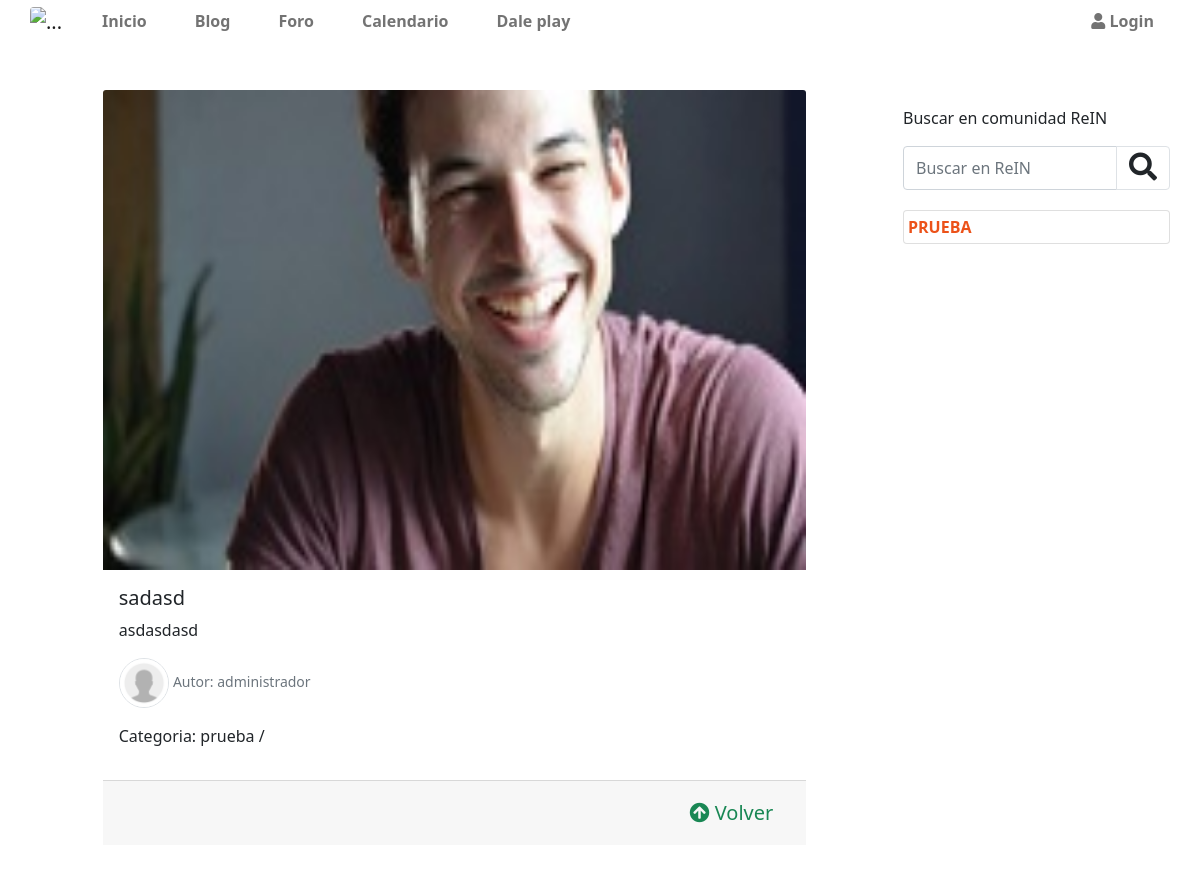
The app's page /appblog/descripcionblog/1 with its own data.
### appblog/models.py (models this page shows, shortened)
class blogm(models.Model):
    tituloblog=models.CharField(max_length=120,verbose_name='Titulo')
    contenidoblog=models.TextField(verbose_name='Descripción del blog')
    autorblog=models.ForeignKey(User,on_delete=models.CASCADE,related_name='blogm',verbose_name='Autor')
    imagenblog=models.ImageField(default='logo.jpg',upload_to='blog',null=True,blank=True,verbose_name='Imagen del blog')
    categoriablog = models.ManyToManyField(categorias,related_name='categoriasblog',verbose_name='Categorias')
    created=models.DateTimeField(auto_now_add=True)
    updated=models.DateTimeField(auto_now_add=True)
    class Meta:
        verbose_name='blogm'
        verbose_name_plural='blogms'
        ordering = ['-created']

### apprein/models.py (models this page shows, shortened)
class perfil(models.Model):
    user = models.OneToOneField(User,on_delete=models.CASCADE)
    biografia = models.CharField(default='Bienvenido a mi perfil',max_length=140)
    imagenperfil = models.ImageField(default='perfil/userdefault.jpg', upload_to='perfil',null=True,blank=True)
    nombreempesauser = models.ForeignKey(empresasm,on_delete=models.CASCADE,related_name='nombreempresauser',null=True,blank=True, verbose_name='Elija la empresa:')
    puesto_cargo = models.CharField(max_length=140)
    class Meta:
        verbose_name='perfil'
        verbose_name_plural='perfils'

### appcategorias/models.py (models this page shows, shortened)
class categorias(models.Model):
    nombre=models.CharField(max_length=50)
    created=models.DateTimeField(auto_now_add=True)
    updated=models.DateTimeField(auto_now_add=True)
    class Meta:
        verbose_name='categoria'
        verbose_name_plural='categorias'
        ordering = ['-created']

### appblog/views.py (the view)
# urls.py: path('descripcionblog/<pk>',views.mostrarblog.as_view(),name='mostrarblog'),
class mostrarblog(DetailView):
    model = blogm
    template_name = 'appblog/articuloblog.html'
    def get_context_data(self, **kwargs):
        context= super().get_context_data(**kwargs)
        context['datosencontrados'] = context['blogm']
        context['comentario'] = comentariosblogm.objects.all()
        return context

### apprein/context_processors.py (called while the page is built)
def data_templates(request):
    cat = categorias.objects.all()
    subcat = subcategorias.objects.all()
    blog = blogm.objects.all()
    notiblog = notificacionesblog.objects.all().count()
    notiforo = notificacionesforo.objects.all().count()
    notieventos = notificacioneseventos.objects.all().count()
    return{
        'categorias':cat,
        'subcat':subcat,
        'notificaciones':(notiblog+notiforo+notieventos)
    }

### appblog/templates/appblog/articuloblog.html (shortened to what this page needs)
{% extends "apprein/plantilla.html" %}
{% load humanize %}
{% load static %}
{% block content %}
<div class="row justify-content-center">
  <div class="col-10">
    <div class="card mb-3 border-0">
      <img src="{{ datosencontrados.imagenblog.url }}" class="card-img-top imagenprincipal" alt="...">
      <div class="card-body">
        <h5 class="card-title">{{ datosencontrados.tituloblog }}</h5>
        <p class="card-text texto-justificado">{{ datosencontrados.contenidoblog }}</p>
        <p class="card-text"><img class="border rounded-circle" src="{{datosencontrados.autorblog.perfil.imagenperfil.url}}"
            alt="" width="50" height="50"> <small class="text-muted">Autor: {{ datosencontrados.autorblog }}</small></p>
        <p style="text-align:justify;">Categoria:
          {% for listadocategorias in datosencontrados.categoriablog.all %}
          <span class="d-inline">{{listadocategorias.nombre}} / </span>
          {% endfor %}
        </p>
      </div>
      <div class="card-footer mb-3">
        {% if user.is_authenticated %}
        <div class="text-end">
          {% if request.user == datosencontrados.autorblog %}
          <a onclick="abrirmodaleditarblog('{% url 'editarblog' datosencontrados.id %}')"
            class="btn btn-md text-warning" role="button"><i class="fa fa-pen"></i> Editar</a>
          <a href="{% url 'eliminarblog' datosencontrados.id %}" class="btn btn-md text-danger"><i
              class="fa fa-trash"></i> Eliminar</a>
          {% endif %}
          <a href="{% url 'blog' %}" class="btn btn-md text-success "><i class="fa fa-arrow-circle-up"></i> Volver</a>
        </div>
        {% else %}
        <div class="text-end">
          <a href="{% url 'blog' %}" class="btn btn-lg text-success "><i class="fa fa-arrow-circle-up"></i> Volver</a>
        </div>
        {% endif %}
      </div>
  </div>
</div>
</div>
{% endblock %}

### apprein/templates/apprein/snipets/apprein/sidebar.html (shortened to what this page needs)
<div class="col-12 col-lg-3">
    <p class="mt-3">Buscar en comunidad ReIN</p>
    <form action="/apprein/buscador/" method="get" class="d-flex">
        <div class="input-group mb-3">
          <input type="text" name="buscar" class="form-control" value="{{valor}}"  placeholder="Buscar en ReIN" aria-label="Recipient's username" aria-describedby="button-addon2">
          <button class="btn btn-outline-light border" type="submit" id="button-addon2"><i class="fas fa-search fs-3 text-dark"></i></button>
        </div>
      </form>
    {% if categorias %}
        {% for cat in categorias  %}
        <ul class="list-group">
            <li class="list-group-item d-flex my-1 justify-content-between p-1 ">
                <div class="d-flex">
                    <a href="{% url 'resultadosporcategoria' cat.id %}" class=" text-uppercase enlace m-auto fw-bold">{{cat.nombre}}</a>
                </div>
            </li>
        </ul>
        {% endfor %}
    {% endif %}
    </div>
  </div>

### apprein/static/apprein/css/reinestilo.css (style rules this page uses)
.enlace { text-decoration: none !important; color:#eb490ef3 !important; }
.texto-justificado { text-align: justify !important; }

### appblog/templates/appblog/articuloblog.html (style rules this page uses)
.imagenprincipal { width: 100%; height: 30rem; }

### records on screen
blogm: imagenblog (picture), tituloblog "sadasd", contenidoblog "asdasdasd", autorblog.perfil.imagenperfil (placeholder picture), autorblog "administrador"
categorias: nombre "prueba", nombre "PRUEBA"
